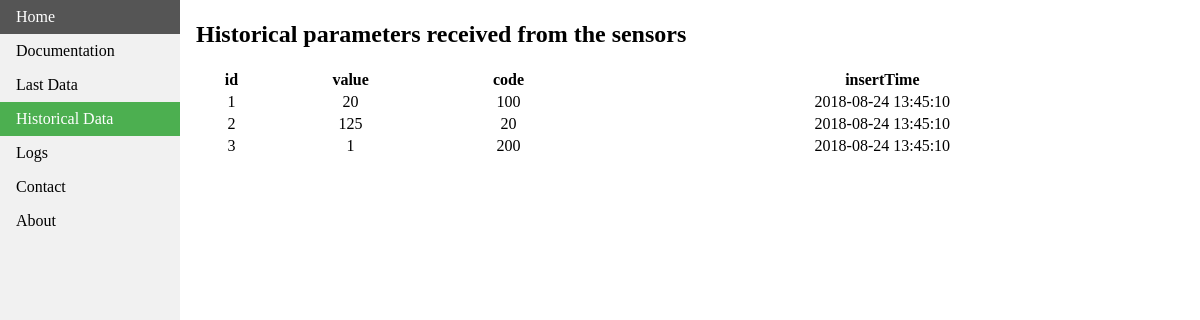
Screenshot of /historicalData with the database file from the repository.
### tables this page shows
CREATE TABLE historicalsTable (id INTEGER PRIMARY KEY, value VARCHAR, code INTEGER, insertTime DATETIME);

### API/stratosApiRest.py (the view)
@app.route('/historicalData')
def getHistoricalData():
    id = request.args.get('id')
    if(id==None):
        id="1"
    exists = idExists(id)
    if( exists == False ):
        return(render_template('wrongId.html'))
    if(id==1 or id=='1'):
        id=""
    historicalValues, names = downloadHistoricalData(id)
    mode = request.args.get('mode')
    if(mode=="json"):
        return(jsonify({'historicalData': historicalValues}))
    else:
        templateData = {"historicalValues":historicalValues, "names":names}
        return(render_template('historicalData.html', **templateData))

### API/stratosApiRest.py (called while the page is built)
def downloadHistoricalData(id):
	connection = sqlite3.connect(DATABASE)
	cursor = connection.cursor()
	query = "SELECT * FROM " + HISTORICAL_TABLE + id
	cursor.execute(query)
	results = cursor.fetchall()
	names = [description[0] for description in cursor.description]
	historicalData = []
	for j in range(0, len(results)):
		lastValuesDictionary = {}
		for i in range(0,len(names)):
			lastValuesDictionary[str(names[i])] = str(results[j][i])
		historicalData.append(lastValuesDictionary)
	print(historicalData)
	cursor.close()
	connection.close()
	return historicalData, names

def idExists(id):
    connection = sqlite3.connect(DATABASE)
    cursor = connection.cursor()
    query = "SELECT mission FROM missionsTable"
    cursor.execute(query)
    results = cursor.fetchall()
    print(results[0])
    cursor.close()
    connection.close()
    for i in range(len(results)):
        print(int(id))
        print(results[i])
        print(int(id) not in (results[i]))
        if( int(id) in results[i] ):
            return True
    return False

### API/templates/historicalData.html
<html>
<head>
<link rel="stylesheet" href='../static/stylesheet.css' >
</head>
<body>
<ul>
	<li><a href="/">Home</a></li>
	<li><a href="/docs">Documentation</a></li>
	<li><a href="/lastData">Last Data</a></li>
	<li><a class="active" href="/historicalData">Historical Data</a></li>
	<li><a href="/logsData">Logs</a></li>
	<li><a href="/contact">Contact</a></li>
	<li><a href="/about">About</a></li>
</ul>
<div style="margin-left:15%;padding:1px 16px;height:1000px;">
	<h2>Historical parameters received from the sensors</h2>
	<table width="100%" style ="text-align:center">
	  <tr>
			{% for name in names %}
	    <th>{{name}}</th>
			{% endfor %}
	  </tr>
		{% for param in historicalValues %}
			  <tr>
					{% for name in names %}
			    	<td>{{param[name]}}</td>
					{% endfor %}
			  </tr>
		{% endfor %}
	</table>
</div>
</body>
</html>

### API/static/stylesheet.css (style rules this page uses)
body { margin: 0; }
ul { list-style-type: none; margin: 0; padding: 0; width: 15%; background-color: #f1f1f1; position: fixed; height: 100%; overflow: auto; }
li a { display: block; color: #000; padding: 8px 16px; text-decoration: none; }
li a.active { background-color: #4CAF50; color: white; }

### rows the page displays
historicalsTable: id "1" "20" "100" "2018-08-24 13:45:10"
historicalsTable: id "2" "125" "20" "2018-08-24 13:45:10"
historicalsTable: id "3" "1" "200" "2018-08-24 13:45:10"

### other values shown
{{ name }} "id" "value" "code" "insertTime"
